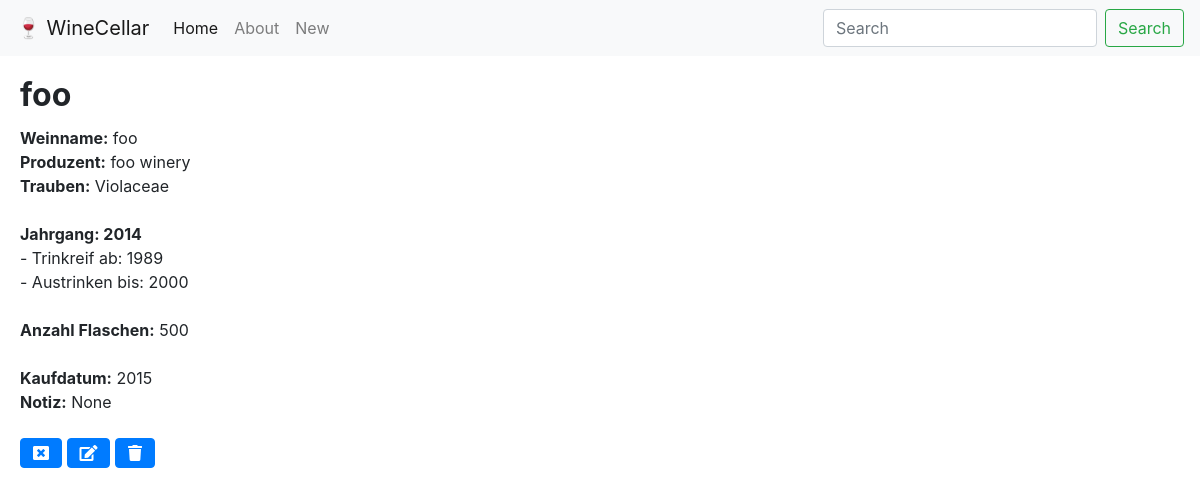
The page /wine/16 on the database its author committed.
### wine/models.py (models this page shows)
class Wine(models.Model):
    winename = models.CharField(max_length=200)
    producer = models.CharField(max_length=200)
    grapes = models.CharField(max_length=200)
    year = models.CharField(max_length=200)
    country = models.CharField(max_length=200, null=True,)
    region = models.CharField(max_length=200, null=True,)
    purchase = models.CharField(max_length=200, null=True,)
    notes = models.CharField(max_length=400, null=True,)
    drinkfrom = models.CharField(max_length=200)
    drinkto = models.CharField(max_length=200)
    nmbrbottles = models.IntegerField()
    entrydate = models.DateTimeField('date published', null=True,)
    editdate = models.DateTimeField(null=True,)

### wine/views.py (the view)
# urls.py: path('wine/<int:pk>', WineDetailView.as_view(), name='wine_detail'),
class WineDetailView(DetailView):
    model = Wine

### wine/templates/wine/wine_detail.html (shortened to what this page needs)
{% extends "./base.html" %}
{% block content %}
  <div class="card-body">
      <h2 class="card-title"><b>{{ wine.winename }}</b></h2>
    <div class="card-text">
        <b>Weinname:</b>      {{ wine.winename }}<br>
        <b>Produzent:</b> {{ wine.producer }}<br>
        <b>Trauben:</b> {{ wine.grapes }}<br><br>
        <b>Jahrgang: {{ wine.year }}</b><br>
           - Trinkreif ab: {{ wine.drinkfrom }}<br>
           - Austrinken bis: {{ wine.drinkto }}<br>
        <br>
        <b>Anzahl Flaschen:</b> {{ wine.nmbrbottles }}<br>
      <br>
        <b>Kaufdatum:</b> {{ wine.purchase }}<br>
        <b>Notiz:</b> {{ wine.notes }}
      <br><br>
        <a href="/" class="btn btn-primary"><i class="fas fa-window-close"></i></a>
        <a href="{% url "wine_edit" wine.id %}" class="btn btn-primary"><i class="fas fa-edit"></i></a>
        <a href="{% url "wine_delete" wine.id %}" class="btn btn-primary"><i class="fas fa-trash"></i></a>
  </div>
  </div>
{% endblock %}

### wine/static/wine/style.css (style rules this page uses)
body,html { background-color: }
a { color: black; font-color: black; text-decoration: none; }
a, a:link, visited { font-color: black; text-decoration: none; }

### rows shown on the page
Wine: winename "foo", producer "foo winery", grapes "Violaceae", year "2014", drinkfrom "1989", drinkto "2000", nmbrbottles "500", purchase "2015", notes "None"
